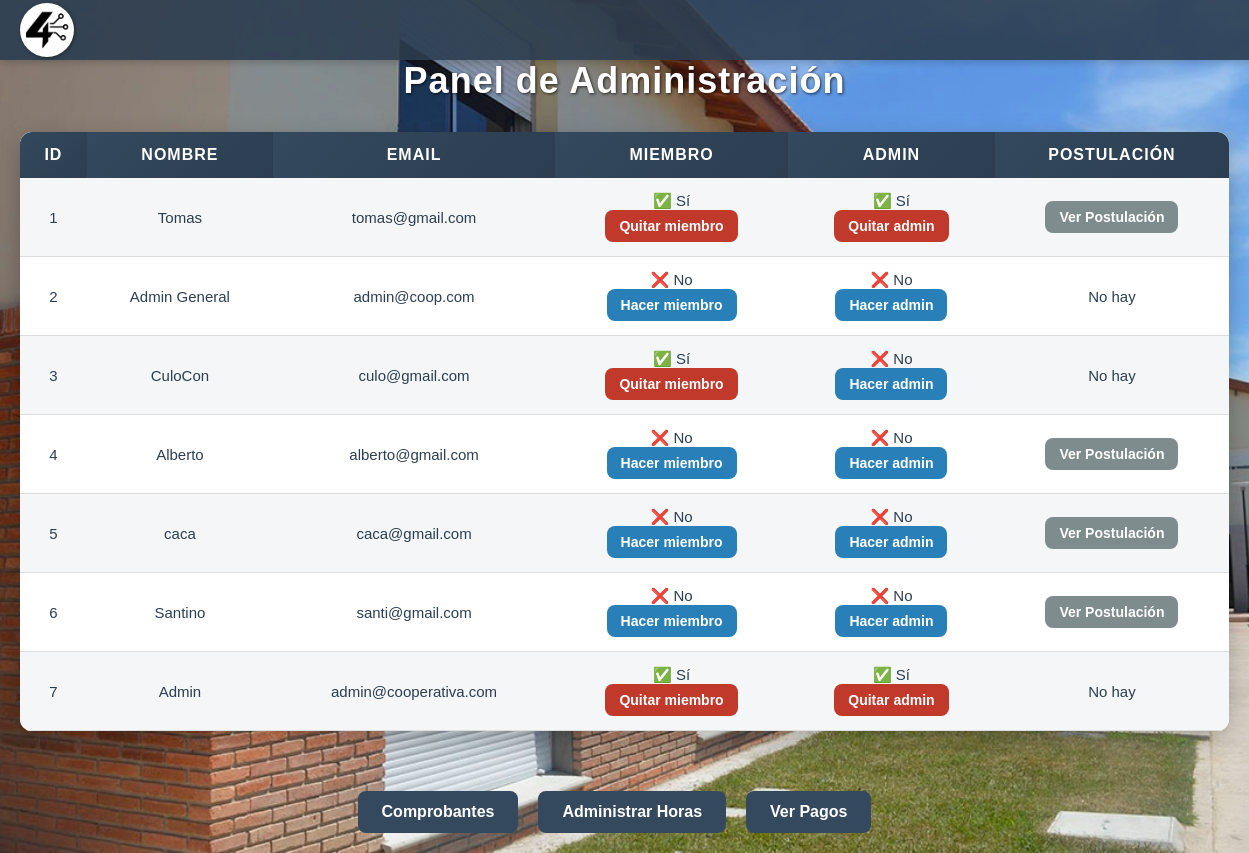
Screenshot of /admin.php (signed in) with the database file from the repository.
### tables this page shows
CREATE TABLE `miembro` (
  `id_miembro` int(11) NOT NULL,
  `nombre` varchar(255) NOT NULL,
  `email` varchar(255) NOT NULL,
  `password` varchar(255) NOT NULL,
  `es_miembro` tinyint(1) DEFAULT 0,
  `admin` tinyint(1) DEFAULT 0,
  `estado` varchar(100) DEFAULT NULL,
  `id_unidad` int(11) DEFAULT NULL,
  `fecha_ingreso` date DEFAULT NULL
);

### admin.php (the view, shortened to what this page needs)
<?php
require_once "conexion.php";
$conexion = new mysqli($host, $user, $pass, $db, $port);
$usuarios = $conexion->query("SELECT * FROM miembro");
?>
<!DOCTYPE html>
<html lang="es">
<head>
</head>
<body>
  <header>
      <a class="logo">
      <img src="logo.jpeg" alt="Logo Cooperativa">
    </a>
  </header>
  <h2>Panel de Administración</h2>
  <table>
    <tr>
      <th>ID</th>
      <th>Nombre</th>
      <th>Email</th>
      <th>Miembro</th>
      <th>Admin</th>
      <th>Postulación</th>
    </tr>
    <?php while($u = $usuarios->fetch_assoc()): ?>
    <tr>
      <td><?= $u["id_miembro"] ?></td>
      <td><?= $u["nombre"] ?></td>
      <td><?= $u["email"] ?></td>
      <td><?= $u["es_miembro"] ? "✅ Sí" : "❌ No" ?> <br>
      <?php if ($u["es_miembro"]): ?>
          <a class="rojo" href="?id=<?= $u["id_miembro"] ?>&socio=0">Quitar miembro</a>
        <?php else: ?>
          <a class="azul" href="?id=<?= $u["id_miembro"] ?>&socio=1">Hacer miembro</a>
        <?php endif; ?></td>
      <td>
        <?= $u["admin"] ? "✅ Sí" : "❌ No" ?><br>
        <?php if ($u["admin"]): ?>
          <a class="rojo" href="?id=<?= $u["id_miembro"] ?>&admin=0">Quitar admin</a>
        <?php else: ?>
          <a class="azul" href="?id=<?= $u["id_miembro"] ?>&admin=1">Hacer admin</a>
        <?php endif; ?>
      </td>
      <td>
        <?php
        $id_miembro = $u["id_miembro"];
        $post = $conexion->query("SELECT id_postulacion FROM postulacion WHERE id_miembro = $id_miembro");
        if($post->num_rows > 0):
        ?>
          <a class="gris" href="admin_postulacion.php?id=<?= $id_miembro ?>">Ver Postulación</a>
        <?php else: ?>
          No hay
        <?php endif; ?>
      </td>
    </tr>
    <?php endwhile; ?>
  </table>
  <div class="btn-container">
  <form action="admin_comprobantes.php" method="post">
    <button type="submit" class="btn">Comprobantes</button>
  </form>
  <form action="admin_horas.php" method="post">
    <button type="submit" class="btn">Administrar Horas</button>
  </form>
  <form action="pagos.php" method="get">
    <button type="submit" class="btn">Ver Pagos</button>
  </form>
</div>
</body>
</html>

### admin.php (style rules this page uses)
body { background-image: url('landingpage.jpg'); background-size: cover; background-position: center; background-attachment: fixed; font-family: "Poppins", sans-serif; padding: 20px; margin: 0; color: #2c3e50; }
h2 { text-shadow: 1px 1px 3px rgba(0,0,0,0.7); text-align: center; margin: 40px 0 30px; color: #ffffff; font-size: 36px; font-weight: bold; letter-spacing: 1px; }
table { width: 100%; border-collapse: collapse; background: rgba(255,255,255,0.95); border-radius: 12px; overflow: hidden; box-shadow: 0 8px 25px rgba(0,0,0,0.25); margin-bottom: 40px; }
th, td { padding: 14px; text-align: center; }
th { background: linear-gradient(135deg, #34495e, #2c3e50); color: white; font-size: 16px; text-transform: uppercase; letter-spacing: 1px; }
tr:nth-child(even) { background: #f4f6f7; }
tr:nth-child(odd) { background: #ffffff; }
td { font-size: 15px; border-bottom: 1px solid #ddd; }
a { display: inline-block; padding: 8px 14px; border-radius: 8px; text-decoration: none; font-size: 14px; font-weight: bold; color: white; transition: 0.3s ease; }
a.azul { background: #2980b9; }
a.rojo { background: #c0392b; }
a.gris { background: #7f8c8d; }
.btn { padding: 12px 24px; background-color: #34495e; color: white; border: none; border-radius: 8px; font-weight: 600; cursor: pointer; font-size: 16px; transition: background-color 0.3s, transform 0.2s; margin-top: 20px; margin-right: 20px; }
.btn-container { display: flex; justify-content: center; flex-wrap: wrap; margin-top: 30px; }
header { background-color: rgba(44, 62, 80, 0.9); height: 60px; width: 99.9%; left:0px; display: flex; justify-content: space-between; align-items: center; padding: 0 20px; box-shadow: 0 2px 8px rgba(0, 0, 0, 0.2); position: absolute; top: 0px; z-index: 10; }
.logo { display: flex; align-items: center; height: 100%; padding: 5px 0; }
.logo img { height: 54px; width: auto; object-fit: contain; filter: drop-shadow(1px 1px 2px rgba(0, 0, 0, 0.4)); border-radius: 50%; }

### rows the page displays
miembro: id_miembro "1", nombre "Tomas", email "tomas@gmail.com", es_miembro "✅ Sí", admin "✅ Sí"
miembro: id_miembro "2", nombre "Admin General", email "admin@coop.com", es_miembro "❌ No", admin "❌ No", shows "No hay"
miembro: id_miembro "3", nombre "CuloCon", email "culo@gmail.com", es_miembro "✅ Sí", admin "❌ No"
miembro: id_miembro "4", nombre "Alberto", email "alberto@gmail.com", es_miembro "❌ No", admin "❌ No"
miembro: id_miembro "5", nombre "caca", email "caca@gmail.com", es_miembro "❌ No", admin "❌ No"
miembro: id_miembro "6", nombre "Santino", email "santi@gmail.com", es_miembro "❌ No", admin "❌ No"
miembro: id_miembro "7", nombre "Admin", email "admin@cooperativa.com", es_miembro "✅ Sí", admin "✅ Sí", shows "No hay"
